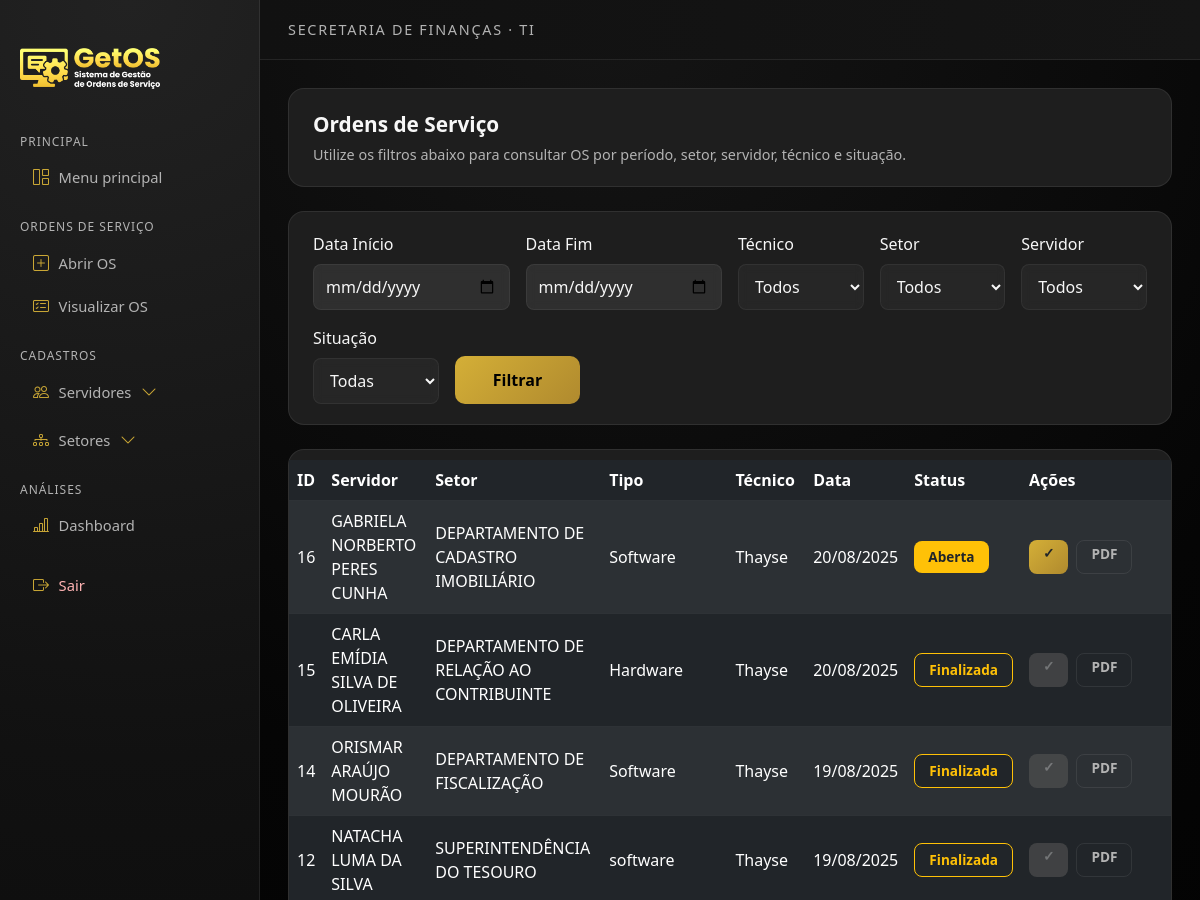
The app's page /ordens/visualizar/ (upper part), older data.
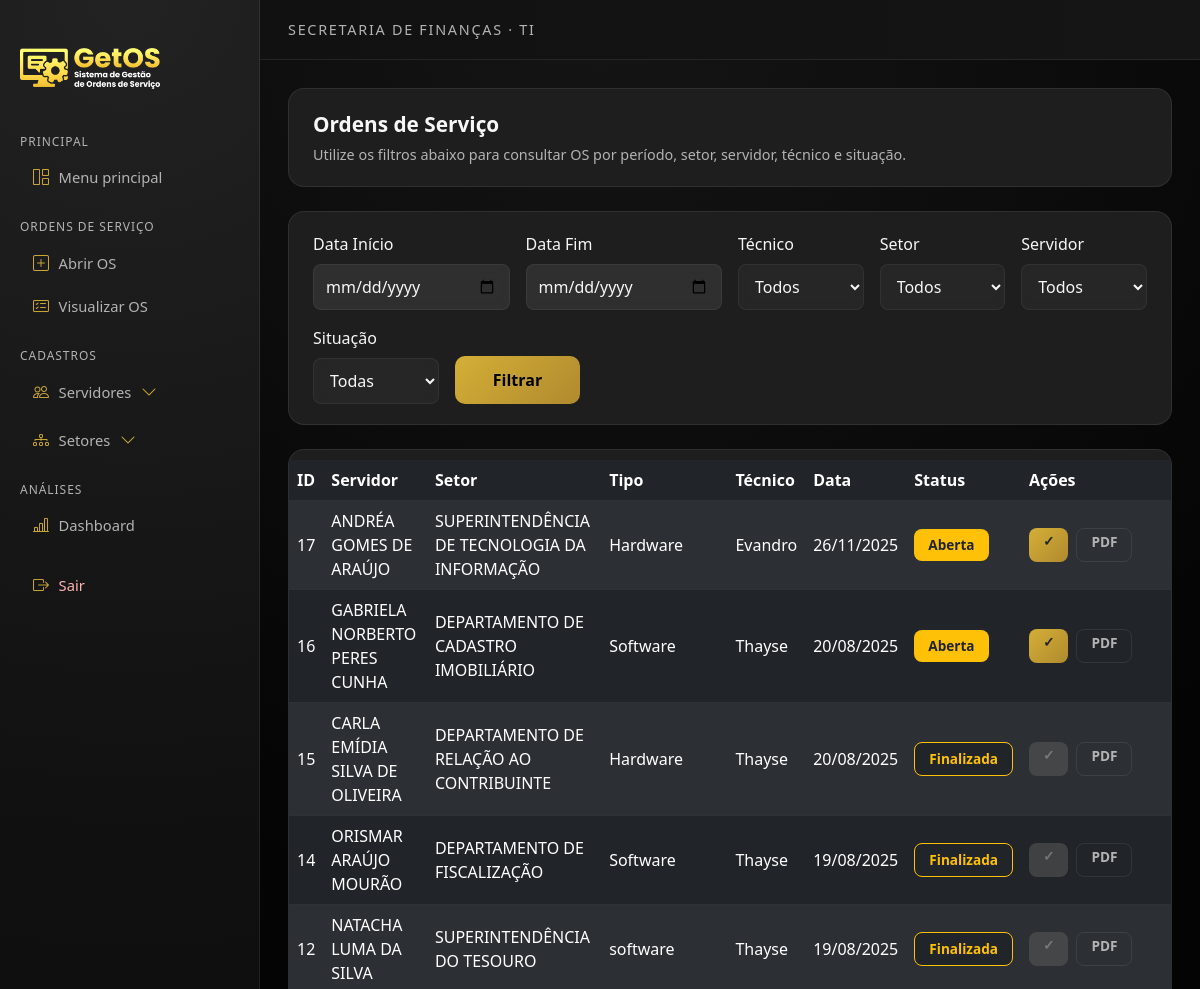
The same page, newer data.
### ordens/models.py (models this page shows, shortened)
class OrdemDeServico(models.Model):
    servidor = models.ForeignKey(Servidor, on_delete=models.CASCADE, related_name='ordens')
    setor = models.ForeignKey(Setor, on_delete=models.CASCADE, related_name='ordens')
    ramal = models.CharField(max_length=10)  # ← Preenchido automaticamente pelo setor
    tipo = models.CharField(max_length=100)
    tecnico = models.ForeignKey(Tecnico, on_delete=models.CASCADE, related_name='ordens')
    data = models.DateField()
    relato = models.TextField()
    comentario_tecnico = models.TextField(blank=True, null=True)  # ← Novo campo aqui
    finalizada = models.BooleanField(default=False)
    criado_em = models.DateTimeField(auto_now_add=True)
    atualizado_em = models.DateTimeField(auto_now=True)

class Tecnico(models.Model):
    user = models.OneToOneField(User, on_delete=models.CASCADE)

### servidores/models.py (models this page shows, shortened)
class Servidor(models.Model):
    nome = models.CharField(max_length=100)
    matricula = models.CharField(max_length=20)
    setor = models.ForeignKey(Setor, on_delete=models.CASCADE)  # Ramal já vem pelo setor

### setores/models.py (models this page shows, shortened)
class Setor(models.Model):
    nome = models.CharField(max_length=100)
    sigla = models.CharField(max_length=20)
    secretaria = models.CharField(max_length=100)
    ramal = models.CharField(
        max_length=10,
        blank=True,
        null=True
    )

### ordens/views.py (the view)
# urls.py: path('visualizar/', views.visualizar_os, name='visualizar_os'),
def visualizar_os(request):
    ordens = OrdemDeServico.objects.select_related('tecnico__user', 'servidor', 'setor')
    data_inicio = request.GET.get('data_inicio')
    data_fim = request.GET.get('data_fim')
    tecnico_id = request.GET.get('tecnico')
    setor_id = request.GET.get('setor')
    servidor_id = request.GET.get('servidor')
    situacao = request.GET.get('situacao')
    if data_inicio:
        ordens = ordens.filter(data__gte=data_inicio)
    if data_fim:
        ordens = ordens.filter(data__lte=data_fim)
    if tecnico_id:
        ordens = ordens.filter(tecnico__id=tecnico_id)
    if setor_id:
        ordens = ordens.filter(setor__id=setor_id)
    if servidor_id:
        ordens = ordens.filter(servidor__id=servidor_id)
    if situacao == 'aberta':
        ordens = ordens.filter(finalizada=False)
    elif situacao == 'finalizada':
        ordens = ordens.filter(finalizada=True)
    ordens = ordens.order_by('-data', '-id')
    tecnicos = Tecnico.objects.select_related('user').order_by('user__username')
    servidores = Servidor.objects.all().order_by('nome')
    setores = Setor.objects.all().order_by('nome')
    return render(request, 'getos/visualizar_os.html', {
        'ordens': ordens,
        'tecnicos': tecnicos,
        'servidores': servidores,
        'setores': setores
    })

### templates/getos/visualizar_os.html (shortened to what this page needs)
{% extends "getos/base.html" %}
{% load static %}
{% block content %}
<div class="card-dark mb-4">
    <div class="page-title">Ordens de Serviço</div>
    <div class="page-subtitle">
        Utilize os filtros abaixo para consultar OS por período, setor, servidor, técnico e situação.
    </div>
</div>
<div class="card-dark mb-4">
    <form method="GET" class="row g-3">
        <div class="col-md-3">
            <label class="form-label">Data Início</label>
            <input type="date" name="data_inicio" class="form-input"
                   value="{{ request.GET.data_inicio }}">
        </div>
        <div class="col-md-3">
            <label class="form-label">Data Fim</label>
            <input type="date" name="data_fim" class="form-input"
                   value="{{ request.GET.data_fim }}">
        </div>
        <div class="col-md-2">
            <label class="form-label">Técnico</label>
            <select name="tecnico" class="form-input">
                <option value="">Todos</option>
            </select>
        </div>
        <div class="col-md-2">
            <label class="form-label">Setor</label>
            <select name="setor" class="form-input">
                <option value="">Todos</option>
            </select>
        </div>
        <div class="col-md-2">
            <label class="form-label">Servidor</label>
            <select name="servidor" class="form-input">
                <option value="">Todos</option>
            </select>
        </div>
        <div class="col-md-2">
            <label class="form-label">Situação</label>
            <select name="situacao" class="form-input">
                <option value="">Todas</option>
            </select>
        </div>
        <div class="col-md-2 d-flex align-items-end">
            <button type="submit" class="btn btn-accent w-100">Filtrar</button>
        </div>
    </form>
</div>
<div class="card-dark p-0">
    <div class="table-responsive">
        <table class="table table-dark table-striped align-middle mb-0">
            <thead class="table-head-dark">
                <tr>
                    <th>ID</th>
                    <th>Servidor</th>
                    <th>Setor</th>
                    <th>Tipo</th>
                    <th>Técnico</th>
                    <th>Data</th>
                    <th>Status</th>
                    <th style="width: 150px;">Ações</th>
                </tr>
            </thead>
            <tbody>
            {% for ordem in ordens %}
                <tr>
                    <td>{{ ordem.id }}</td>
                    <td>{{ ordem.servidor.nome }}</td>
                    <td>{{ ordem.setor.nome }}</td>
                    <td>{{ ordem.tipo }}</td>
                    <td>{{ ordem.tecnico.user.username }}</td>
                    <td>{{ ordem.data|date:"d/m/Y" }}</td>
                    <td>
                        {% if ordem.finalizada %}
                            <span class="badge-os bg-dark border border-warning text-warning text-center">
                                Finalizada
                            </span>
                        {% else %}
                            <span class="badge-os bg-warning text-dark text-center">
                                Aberta
                            </span>
                        {% endif %}
                    </td>
                    <td>
                        <div class="d-flex gap-2">
                            {% if ordem.finalizada %}
                                <span class="btn-os-disabled" title="OS já finalizada">✓</span>
                            {% else %}
                                <a href="{% url 'finalizar_os' ordem.id %}"
                                   class="btn-os btn-accent text-dark text-decoration-none text-center"
                                   title="Finalizar OS">
                                    ✓
                                </a>
                            {% endif %}
                            <a href="{% url 'gerar_pdf_os' ordem.id %}"
                               class="btn-os btn-ghost text-decoration-none text-center"
                               target="_blank"
                               title="Gerar PDF">
                                PDF
                            </a>
                        </div>
                    </td>
                </tr>
            {% empty %}
                <tr>
                    <td colspan="8" class="text-center py-4">Nenhuma OS encontrada.</td>
                </tr>
            {% endfor %}
            </tbody>
        </table>
    </div>
</div>
{% endblock %}

### templates/getos/base.html (shortened to what this page needs)
{% load static %}
<!DOCTYPE html>
<html lang="pt-br">
<head>
    <link
      href="https://cdn.jsdelivr.net/npm/bootstrap@5.3.3/dist/css/bootstrap.min.css"
      rel="stylesheet"
    >
    <link
      rel="stylesheet"
      href="https://cdn.jsdelivr.net/npm/bootstrap-icons@1.11.3/font/bootstrap-icons.css"
    >
    <link rel="stylesheet" href="{% static 'css/style.css' %}">
</head>
<body class="app-dark">
<div class="app-wrapper">
    <aside class="app-sidebar" id="sidebar">
        <div class="brand py-4">
            <img src="{% static 'imgs/new_logo.png' %}"
                 alt="Logo GetOS"
                 class="sidebar-logo-big">
        </div>
        <div class="sidebar-menu">
            <div class="sidebar-section-title">Principal</div>
            <a href="{% url 'menu' %}"
               class="nav-link {% block menu_home_active %}{% endblock %}">
                <i class="bi bi-grid-1x2"></i>
                <span>Menu principal</span>
            </a>
            <div class="sidebar-section-title">Ordens de Serviço</div>
            <a href="{% url 'abrir_os' %}"
               class="nav-link {% block menu_abrir_os_active %}{% endblock %}">
                <i class="bi bi-plus-square"></i>
                <span>Abrir OS</span>
            </a>
            <a href="{% url 'visualizar_os' %}"
               class="nav-link {% block menu_visualizar_os_active %}{% endblock %}">
                <i class="bi bi-card-checklist"></i>
                <span>Visualizar OS</span>
            </a>
            <div class="sidebar-section-title">Cadastros</div>
            <div class="sidebar-group">
                <button class="nav-link sidebar-parent" type="button"
                        data-bs-toggle="collapse"
                        data-bs-target="#submenu-serv"
                        aria-expanded="false">
                    <i class="bi bi-people"></i>
                    <span>Servidores</span>
                    <i class="bi bi-chevron-down ms-auto small"></i>
                </button>
            </div>
            <div class="sidebar-group mt-1">
                <button class="nav-link sidebar-parent" type="button"
                        data-bs-toggle="collapse"
                        data-bs-target="#submenu-setores"
                        aria-expanded="false">
                    <i class="bi bi-diagram-3"></i>
                    <span>Setores</span>
                    <i class="bi bi-chevron-down ms-auto small"></i>
                </button>
            </div>
            <div class="sidebar-section-title">Análises</div>
            <a href="{% url 'dashboard' %}"
               class="nav-link {% block menu_dashboard_active %}{% endblock %}">
                <i class="bi bi-bar-chart-line"></i>
                <span>Dashboard</span>
            </a>
        </div>
        <a href="{% url 'logout_redirect' %}" class="nav-link logout mt-3">
            <i class="bi bi-box-arrow-right"></i>
            <span>Sair</span>
        </a>
    </aside>
    <div class="app-main">
        <header class="app-topbar">
            <div class="topbar-title">
                {% block topbar_title %}Secretaria de Finanças · TI{% endblock %}
            </div>
        </header>
        <main class="app-content">
            {% block content %}{% endblock %}
        </main>
    </div>
</div>
</body>
</html>

### static/css/style.css (style rules this page uses)
* { margin: 0; padding: 0; box-sizing: border-box; }
html, body { min-height: 100%; }
body { font-family: 'Segoe UI', sans-serif; color: #ffffff; }
:root { --bg-body: #0b0b0b; --bg-gradient-start: #0f4037; --bg-gradient-end: #2b6661; --bg-sidebar: #111111; --bg-card: #1e1e1e; --border-subtle: rgba(255,255,255,0.08); --accent: #D4AF37; --accent-hover: #B08A2E; --accent-soft: rgba(212,175,55,0.18); --text-primary: #f7f7f7; --text-muted: #b3b3b3; }
body { background: linear-gradient(135deg, var(--bg-gradient-start), var(--bg-gradient-end)); min-height: 100vh; display: flex; justify-content: center; align-items: flex-start; padding: 30px 0; }
body.app-dark { background: radial-gradient(circle at top, #151515 0, #050505 45%, #000 100%); color: var(--text-primary); min-height: 100vh; display: block; padding: 0; }
.app-wrapper { min-height: 100vh; display: flex; }
.app-sidebar { width: 260px; background: radial-gradient(circle at top, #222 0, #111 45%, #050505 100%); border-right: 1px solid var(--border-subtle); padding: 1.5rem 1.25rem; display: flex; flex-direction: column; }
.sidebar-logo-big { width: 140px; height: auto; filter: brightness(1.12); transition: transform .2s ease, filter .2s ease; }
.app-sidebar .sidebar-section-title { font-size: 0.75rem; text-transform: uppercase; letter-spacing: 0.08em; color: var(--text-muted); margin: 1.2rem 0 0.3rem; }
.app-sidebar .nav-link { display:flex; align-items:center; gap:0.6rem; padding:0.55rem 0.75rem; border-radius:0.75rem; font-size:0.92rem; color:var(--text-muted); text-decoration:none; border:1px solid transparent; transition: all .12s ease-in-out; }
.app-sidebar .nav-link i { font-size:1rem; color: var(--accent); opacity: 0.95; }
.app-sidebar .nav-link.logout { margin-top:auto; color:#ffb3b3; }
.sidebar-group .sidebar-parent { cursor:pointer; display:flex; align-items:center; gap:.6rem; padding:.55rem .75rem; border-radius:.75rem; color:var(--text-muted); border:1px solid transparent; }
.app-main { flex:1; display:flex; flex-direction:column; }
.app-topbar { height:60px; border-bottom:1px solid var(--border-subtle); display:flex; align-items:center; justify-content:space-between; padding:0 1.75rem; background: linear-gradient(to right, #111, #151515); }
.app-topbar .topbar-title { font-size:0.9rem; text-transform:uppercase; letter-spacing:0.12em; color:var(--text-muted); }
.app-content { padding:1.75rem; }
.card-dark, .dash-card { background-color: var(--bg-card); border-radius: 1rem; border: 1px solid var(--border-subtle); padding: 1.25rem 1.5rem; }
.page-title { font-size:1.3rem; font-weight:600; margin-bottom:.25rem; }
.page-subtitle { font-size:.9rem; color:var(--text-muted); }
.btn, button { padding: 12px 16px; border-radius:10px; border:none; cursor:pointer; font-weight:700; transition: background .2s ease, transform .08s ease; }
.btn-accent { background: linear-gradient(135deg, var(--accent), var(--accent-hover)); color: #000; border: none; font-weight: 700; }
.btn-ghost { background: transparent; border:1px solid var(--border-subtle); color:var(--text-muted); }
.btn-os, .btn-os-disabled { padding:6px 14px; font-size:.85rem; font-weight:600; line-height:1; border-radius:8px; height:34px; }
.btn-os-disabled { background-color:#555; color:#aaa; pointer-events:none; opacity:.6; }
label { display:block; margin-bottom:6px; font-size:16px; color:var(--text-primary); }
input[type="text"], input[type="number"], input[type="date"], input[type="email"], input[type="password"], select, textarea, .form-input, .form-textarea { width:100%; padding:10px 12px; border-radius:8px; border:1px solid rgba(255,255,255,0.06); background: rgba(255,255,255,0.04); color: var(--text-primary); font-size:16px; box-sizing:border-box; transition: border-color .18s ease, background .18s ease, box-shadow .18s ease; backdrop-filter: blur(4px); }
input::placeholder, textarea::placeholder { color: #9b9b9b; }
body.app-dark select option { background-color: #151515; color: var(--text-primary); }
table { width:100%; border-collapse:collapse; margin-top:10px; color:var(--text-primary); }
th, td { padding:12px; border-bottom:1px solid rgba(255,255,255,0.06); text-align:left; }
th { background: rgba(255,255,255,0.02); font-weight:700; color:var(--text-muted); }
.badge-os { display:inline-block; padding:6px 14px; font-size:.85rem; font-weight:600; border-radius:8px; }
.p-0 { padding:0; }
input:not(:placeholder-shown), input:valid { background: rgba(255,255,255,0.08) !important; }

Row changes from the older to the newer data that the page shows:
added OrdemDeServico: id "17", servidor.nome "ANDRÉA GOMES DE ARAÚJO", setor.nome "SUPERINTENDÊNCIA DE TECNOLOGIA DA INFORMAÇÃO", tipo "Hardware", tecnico.user.username "Evandro", data "26/11/2025", finalizada "Aberta"
